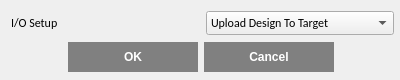
<?xml version="1.0" encoding="UTF-8"?>
<ui version="4.0">
 <class>runtime_select_Dialog</class>
 <widget class="QDialog" name="runtime_select_Dialog">
  <property name="enabled">
   <bool>true</bool>
  </property>
  <property name="geometry">
   <rect>
    <x>0</x>
    <y>0</y>
    <width>400</width>
    <height>80</height>
   </rect>
  </property>
  <property name="sizePolicy">
   <sizepolicy hsizetype="Fixed" vsizetype="Fixed">
    <horstretch>0</horstretch>
    <verstretch>0</verstretch>
   </sizepolicy>
  </property>
  <property name="minimumSize">
   <size>
    <width>400</width>
    <height>80</height>
   </size>
  </property>
  <property name="maximumSize">
   <size>
    <width>400</width>
    <height>80</height>
   </size>
  </property>
  <property name="font">
   <font>
    <family>Calibri</family>
   </font>
  </property>
  <property name="windowTitle">
   <string>Dialog</string>
  </property>
  <property name="sizeGripEnabled">
   <bool>false</bool>
  </property>
  <property name="modal">
   <bool>false</bool>
  </property>
  <widget class="QWidget" name="layoutWidget">
   <property name="geometry">
    <rect>
     <x>11</x>
     <y>10</y>
     <width>383</width>
     <height>65</height>
    </rect>
   </property>
   <layout class="QVBoxLayout" name="verticalLayout">
    <item>
     <layout class="QHBoxLayout" name="horizontalLayout">
      <item>
       <widget class="QLabel" name="label_1">
        <property name="font">
         <font>
          <family>Calibri</family>
          <pointsize>9</pointsize>
          <weight>50</weight>
          <bold>false</bold>
         </font>
        </property>
        <property name="layoutDirection">
         <enum>Qt::LeftToRight</enum>
        </property>
        <property name="frameShadow">
         <enum>QFrame::Plain</enum>
        </property>
        <property name="text">
         <string>I/O Setup</string>
        </property>
        <property name="textFormat">
         <enum>Qt::AutoText</enum>
        </property>
        <property name="scaledContents">
         <bool>false</bool>
        </property>
        <property name="wordWrap">
         <bool>false</bool>
        </property>
       </widget>
      </item>
      <item>
       <widget class="QComboBox" name="comboBox">
        <property name="font">
         <font>
          <family>Calibri</family>
         </font>
        </property>
        <property name="styleSheet">
         <string notr="true">QComboBox QAbstractItemView
{
     border: 1px solid rgb(161,161,161);
}

QComboBox QAbstractItemView::item
{
    height: 24px;
}

QComboBox QAbstractItemView::item:selected
{	
    background-color: rgba(54, 98, 180);
}</string>
        </property>
        <item>
         <property name="text">
          <string>Upload Design To Target</string>
         </property>
        </item>
        <item>
         <property name="text">
          <string>Download Design From Target</string>
         </property>
        </item>
       </widget>
      </item>
     </layout>
    </item>
    <item>
     <widget class="QDialogButtonBox" name="buttonBox">
      <property name="minimumSize">
       <size>
        <width>380</width>
        <height>30</height>
       </size>
      </property>
      <property name="maximumSize">
       <size>
        <width>380</width>
        <height>30</height>
       </size>
      </property>
      <property name="font">
       <font>
        <family>Calibri</family>
        <pointsize>10</pointsize>
        <weight>75</weight>
        <italic>false</italic>
        <bold>true</bold>
        <underline>false</underline>
        <strikeout>false</strikeout>
        <kerning>true</kerning>
       </font>
      </property>
      <property name="autoFillBackground">
       <bool>false</bool>
      </property>
      <property name="styleSheet">
       <string notr="true">QDialogButtonBox {
    button-layout: 0;
}

QPushButton{
	font: 75 9pt &quot;Calibri&quot;;
	font-weight: bold;
    background: gray;
    color: white;

	border-radius: 0px;
    
	width: 120px;
	height: 20px;
    padding: 5px;
}

QPushButton:disabled {
	background:  #595959;
	color: gray;
}

QPushButton:enabled {
    background: gray;
    color: white;
}

QPushButton:hover {
	background: gray;
	color: black;
}

QPushButton:pressed {
	background: lightgray;
	color: black;
	border-width: 3px;
	border-style: solid;
	border-color: gray;
}
</string>
      </property>
      <property name="orientation">
       <enum>Qt::Horizontal</enum>
      </property>
      <property name="standardButtons">
       <set>QDialogButtonBox::Cancel|QDialogButtonBox::Ok</set>
      </property>
      <property name="centerButtons">
       <bool>true</bool>
      </property>
     </widget>
    </item>
   </layout>
  </widget>
 </widget>
 <resources/>
 <connections>
  <connection>
   <sender>buttonBox</sender>
   <signal>rejected()</signal>
   <receiver>runtime_select_Dialog</receiver>
   <slot>reject()</slot>
   <hints>
    <hint type="sourcelabel">
     <x>179</x>
     <y>76</y>
    </hint>
    <hint type="destinationlabel">
     <x>179</x>
     <y>49</y>
    </hint>
   </hints>
  </connection>
  <connection>
   <sender>buttonBox</sender>
   <signal>accepted()</signal>
   <receiver>runtime_select_Dialog</receiver>
   <slot>accept()</slot>
   <hints>
    <hint type="sourcelabel">
     <x>179</x>
     <y>76</y>
    </hint>
    <hint type="destinationlabel">
     <x>179</x>
     <y>49</y>
    </hint>
   </hints>
  </connection>
 </connections>
</ui>
